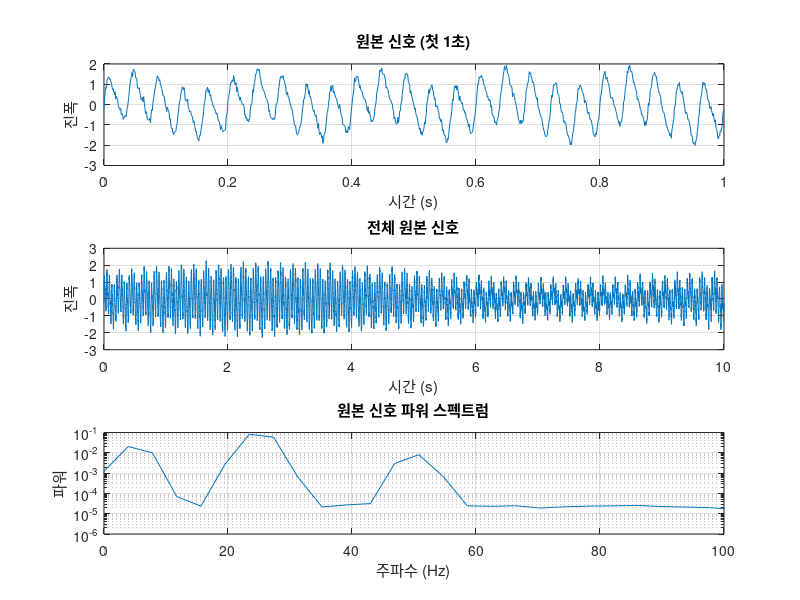

This figure's MATLAB source: (Note: this script raises an error after producing the figure.)
%% EMD 계열 방법을 이용한 25Hz 신호의 IMF-Hilbert 에너지 분석
% Author: MATLAB Signal Processing
% Date: 2024

clear all; close all; clc;

%% 1. 신호 생성 (25Hz 신호 포함)
fs = 1000;              % 샘플링 주파수 (Hz)
t = 0:1/fs:10-1/fs;     % 시간 벡터 (10초)
N = length(t);

% 복합 신호 생성 (25Hz 주성분 + 노이즈 + 다른 주파수 성분)
f1 = 25;                % 주요 주파수 25Hz
f2 = 5;                 % 저주파 성분
f3 = 50;                % 고주파 성분

% 시간에 따라 변하는 진폭을 가진 25Hz 신호
amp_modulation = 1 + 0.5*sin(2*pi*0.1*t);  % 0.1Hz로 진폭 변조
signal = amp_modulation .* sin(2*pi*f1*t) + ...
         0.5*sin(2*pi*f2*t) + ...
         0.3*sin(2*pi*f3*t) + ...
         0.1*randn(size(t));  % 백색 잡음

%% 2. 원본 신호 시각화
figure(1);
subplot(3,1,1);
plot(t(1:1000), signal(1:1000));
title('원본 신호 (첫 1초)');
xlabel('시간 (s)'); ylabel('진폭');
grid on;

subplot(3,1,2);
plot(t, signal);
title('전체 원본 신호');
xlabel('시간 (s)'); ylabel('진폭');
grid on;

% 주파수 스펙트럼
subplot(3,1,3);
[Pxx, f] = pwelch(signal, [], [], [], fs);
semilogy(f, Pxx);
title('원본 신호 파워 스펙트럼');
xlabel('주파수 (Hz)'); ylabel('파워');
grid on;
xlim([0 100]);

%% 3. EMD (Empirical Mode Decomposition) 분석
fprintf('EMD 분석 수행 중...\n');
try
    % MATLAB의 emd 함수 사용 (Signal Processing Toolbox 필요)
    [imf_emd, residual_emd] = emd(signal, 'MaxNumIMF', 8);
    
    % IMF 개수
    num_imf_emd = size(imf_emd, 2);
    fprintf('EMD: %d개의 IMF 추출됨\n', num_imf_emd);
    
    % EMD 결과 시각화
    figure(2);
    subplot(num_imf_emd+2, 1, 1);
    plot(t, signal);
    title('원본 신호');
    ylabel('진폭');
    
    for i = 1:num_imf_emd
        subplot(num_imf_emd+2, 1, i+1);
        plot(t, imf_emd(:,i));
        title(['IMF ', num2str(i)]);
        ylabel('진폭');
    end
    
    subplot(num_imf_emd+2, 1, num_imf_emd+2);
    plot(t, residual_emd);
    title('잔여 성분');
    xlabel('시간 (s)'); ylabel('진폭');
    
catch ME
    fprintf('EMD 오류: %s\n', ME.message);
    fprintf('사용자 정의 EMD 구현을 사용합니다.\n');
    
    % 간단한 EMD 구현
    [imf_emd, residual_emd] = simple_emd(signal);
    num_imf_emd = size(imf_emd, 2);
end

%% 4. EEMD (Ensemble Empirical Mode Decomposition) 분석
fprintf('EEMD 분석 수행 중...\n');

% EEMD 파라미터
num_ensembles = 100;    % 앙상블 개수
noise_std = 0.1;        % 노이즈 표준편차

% EEMD 구현
imf_eemd = zeros(N, 8);  % 최대 8개 IMF
residual_eemd = zeros(N, 1);

for ensemble = 1:num_ensembles
    % 백색 잡음 추가
    noisy_signal = signal + noise_std * randn(size(signal));
    
    try
        [temp_imf, temp_residual] = emd(noisy_signal, 'MaxNumIMF', 8);
    catch
        [temp_imf, temp_residual] = simple_emd(noisy_signal);
    end
    
    % 앙상블 평균
    num_temp_imf = size(temp_imf, 2);
    imf_eemd(:, 1:num_temp_imf) = imf_eemd(:, 1:num_temp_imf) + temp_imf;
    residual_eemd = residual_eemd + temp_residual;
    
    if mod(ensemble, 20) == 0
        fprintf('EEMD 진행률: %d/%d\n', ensemble, num_ensembles);
    end
end

% 평균 계산
imf_eemd = imf_eemd / num_ensembles;
residual_eemd = residual_eemd / num_ensembles;

% 유효한 IMF만 선택
valid_imf_idx = find(sum(abs(imf_eemd)) > 1e-6);
imf_eemd = imf_eemd(:, valid_imf_idx);
num_imf_eemd = length(valid_imf_idx);

fprintf('EEMD: %d개의 IMF 추출됨\n', num_imf_eemd);

%% 5. Hilbert 변환을 이용한 순간 주파수 및 에너지 분석
fprintf('Hilbert 변환 분석 수행 중...\n');

% EMD IMF에 대한 Hilbert 분석
hilbert_results_emd = cell(num_imf_emd, 1);
instantaneous_freq_emd = zeros(N, num_imf_emd);
instantaneous_amp_emd = zeros(N, num_imf_emd);
energy_emd = zeros(num_imf_emd, 1);

for i = 1:num_imf_emd
    % Hilbert 변환
    analytic_signal = hilbert(imf_emd(:,i));
    
    % 순간 진폭 및 위상
    instantaneous_amp_emd(:,i) = abs(analytic_signal);
    instantaneous_phase = unwrap(angle(analytic_signal));
    
    % 순간 주파수 (Hz)
    instantaneous_freq_emd(:,i) = fs/(2*pi) * diff([instantaneous_phase(1); instantaneous_phase]);
    
    % 에너지 계산
    energy_emd(i) = sum(instantaneous_amp_emd(:,i).^2) / N;
    
    hilbert_results_emd{i} = struct('amplitude', instantaneous_amp_emd(:,i), ...
                                   'frequency', instantaneous_freq_emd(:,i), ...
                                   'energy', energy_emd(i));
end

% EEMD IMF에 대한 Hilbert 분석
hilbert_results_eemd = cell(num_imf_eemd, 1);
instantaneous_freq_eemd = zeros(N, num_imf_eemd);
instantaneous_amp_eemd = zeros(N, num_imf_eemd);
energy_eemd = zeros(num_imf_eemd, 1);

for i = 1:num_imf_eemd
    % Hilbert 변환
    analytic_signal = hilbert(imf_eemd(:,i));
    
    % 순간 진폭 및 위상
    instantaneous_amp_eemd(:,i) = abs(analytic_signal);
    instantaneous_phase = unwrap(angle(analytic_signal));
    
    % 순간 주파수 (Hz)
    instantaneous_freq_eemd(:,i) = fs/(2*pi) * diff([instantaneous_phase(1); instantaneous_phase]);
    
    % 에너지 계산
    energy_eemd(i) = sum(instantaneous_amp_eemd(:,i).^2) / N;
    
    hilbert_results_eemd{i} = struct('amplitude', instantaneous_amp_eemd(:,i), ...
                                    'frequency', instantaneous_freq_eemd(:,i), ...
                                    'energy', energy_eemd(i));
end

%% 6. 25Hz 성분 식별 및 분석
fprintf('25Hz 성분 분석 중...\n');

% EMD에서 25Hz에 가장 가까운 IMF 찾기
target_freq = 25;
freq_tolerance = 5;  % ±5Hz 허용

% 각 IMF의 평균 주파수 계산
mean_freq_emd = zeros(num_imf_emd, 1);
for i = 1:num_imf_emd
    valid_freq_idx = (instantaneous_freq_emd(:,i) > 0) & (instantaneous_freq_emd(:,i) < fs/2);
    if sum(valid_freq_idx) > 0
        mean_freq_emd(i) = mean(instantaneous_freq_emd(valid_freq_idx,i));
    end
end

% 25Hz에 가장 가까운 IMF 찾기
[~, target_imf_emd] = min(abs(mean_freq_emd - target_freq));

% EEMD에서도 동일하게 수행
mean_freq_eemd = zeros(num_imf_eemd, 1);
for i = 1:num_imf_eemd
    valid_freq_idx = (instantaneous_freq_eemd(:,i) > 0) & (instantaneous_freq_eemd(:,i) < fs/2);
    if sum(valid_freq_idx) > 0
        mean_freq_eemd(i) = mean(instantaneous_freq_eemd(valid_freq_idx,i));
    end
end

[~, target_imf_eemd] = min(abs(mean_freq_eemd - target_freq));

%% 7. 결과 시각화
% Hilbert 스펙트럼 (EMD)
figure(3);
subplot(2,2,1);
for i = 1:num_imf_emd
    scatter(instantaneous_freq_emd(:,i), t, 10, instantaneous_amp_emd(:,i), 'filled');
    hold on;
end
colorbar;
title('EMD Hilbert 스펙트럼');
xlabel('순간 주파수 (Hz)'); ylabel('시간 (s)');
xlim([0 100]);

% Hilbert 스펙트럼 (EEMD)
subplot(2,2,2);
for i = 1:num_imf_eemd
    scatter(instantaneous_freq_eemd(:,i), t, 10, instantaneous_amp_eemd(:,i), 'filled');
    hold on;
end
colorbar;
title('EEMD Hilbert 스펙트럼');
xlabel('순간 주파수 (Hz)'); ylabel('시간 (s)');
xlim([0 100]);

% 에너지 분포 (EMD)
subplot(2,2,3);
bar(1:num_imf_emd, energy_emd);
title('EMD IMF 에너지 분포');
xlabel('IMF 번호'); ylabel('에너지');
grid on;

% 에너지 분포 (EEMD)
subplot(2,2,4);
bar(1:num_imf_eemd, energy_eemd);
title('EEMD IMF 에너지 분포');
xlabel('IMF 번호'); ylabel('에너지');
grid on;

% 25Hz 성분 상세 분석
figure(4);
subplot(2,2,1);
plot(t, imf_emd(:, target_imf_emd));
title(['EMD: 25Hz 성분 (IMF ', num2str(target_imf_emd), ')']);
xlabel('시간 (s)'); ylabel('진폭');
grid on;

subplot(2,2,2);
plot(t, instantaneous_freq_emd(:, target_imf_emd));
title('EMD: 25Hz 성분의 순간 주파수');
xlabel('시간 (s)'); ylabel('주파수 (Hz)');
grid on;
ylim([0 50]);

subplot(2,2,3);
plot(t, imf_eemd(:, target_imf_eemd));
title(['EEMD: 25Hz 성분 (IMF ', num2str(target_imf_eemd), ')']);
xlabel('시간 (s)'); ylabel('진폭');
grid on;

subplot(2,2,4);
plot(t, instantaneous_freq_eemd(:, target_imf_eemd));
title('EEMD: 25Hz 성분의 순간 주파수');
xlabel('시간 (s)'); ylabel('주파수 (Hz)');
grid on;
ylim([0 50]);

%% 8. 결과 요약 출력
fprintf('\n=== 분석 결과 요약 ===\n');
fprintf('원본 신호: 25Hz 주성분 + 5Hz, 50Hz 성분 + 노이즈\n');
fprintf('신호 길이: %.1f초, 샘플링 주파수: %dHz\n', t(end), fs);

fprintf('\nEMD 결과:\n');
fprintf('- 총 IMF 개수: %d\n', num_imf_emd);
fprintf('- 25Hz에 가장 가까운 IMF: %d번 (평균 주파수: %.2fHz)\n', target_imf_emd, mean_freq_emd(target_imf_emd));
fprintf('- 25Hz IMF 에너지: %.4f\n', energy_emd(target_imf_emd));

fprintf('\nEEMD 결과:\n');
fprintf('- 총 IMF 개수: %d\n', num_imf_eemd);
fprintf('- 25Hz에 가장 가까운 IMF: %d번 (평균 주파수: %.2fHz)\n', target_imf_eemd, mean_freq_eemd(target_imf_eemd));
fprintf('- 25Hz IMF 에너지: %.4f\n', energy_eemd(target_imf_eemd));

fprintf('\n각 IMF의 평균 주파수 (EMD):\n');
for i = 1:num_imf_emd
    fprintf('IMF %d: %.2f Hz (에너지: %.4f)\n', i, mean_freq_emd(i), energy_emd(i));
end

fprintf('\n각 IMF의 평균 주파수 (EEMD):\n');
for i = 1:num_imf_eemd
    fprintf('IMF %d: %.2f Hz (에너지: %.4f)\n', i, mean_freq_eemd(i), energy_eemd(i));
end

%% 9. 데이터 저장
save('emd_hilbert_results.mat', 'signal', 't', 'fs', ...
     'imf_emd', 'imf_eemd', 'residual_emd', 'residual_eemd', ...
     'hilbert_results_emd', 'hilbert_results_eemd', ...
     'energy_emd', 'energy_eemd', ...
     'instantaneous_freq_emd', 'instantaneous_freq_eemd', ...
     'instantaneous_amp_emd', 'instantaneous_amp_eemd');

fprintf('\n결과가 "emd_hilbert_results.mat" 파일로 저장되었습니다.\n');

%% 보조 함수: 간단한 EMD 구현
function [imf, residual] = simple_emd(signal)
    % 간단한 EMD 구현 (Signal Processing Toolbox가 없는 경우)
    
    imf = [];
    residual = signal(:);
    max_imf = 8;
    
    for imf_idx = 1:max_imf
        h = residual;
        
        % Sifting 과정
        for sift_iter = 1:10
            % 극값 찾기
            [max_vals, max_locs] = findpeaks(h);
            [min_vals, min_locs] = findpeaks(-h);
            min_vals = -min_vals;
            
            if length(max_locs) < 2 || length(min_locs) < 2
                break;
            end
            
            % 스플라인 보간으로 포락선 생성
            t_vec = 1:length(h);
            upper_env = interp1(max_locs, max_vals, t_vec, 'spline', 'extrap');
            lower_env = interp1(min_locs, min_vals, t_vec, 'spline', 'extrap');
            
            % 평균 제거
            mean_env = (upper_env + lower_env) / 2;
            new_h = h - mean_env(:);
            
            % 수렴 조건 확인
            if sum((h - new_h).^2) / sum(h.^2) < 0.01
                break;
            end
            
            h = new_h;
        end
        
        % IMF 저장
        imf = [imf, h];
        residual = residual - h;
        
        % 종료 조건
        if sum(abs(residual)) < 0.01 * sum(abs(signal))
            break;
        end
    end
end